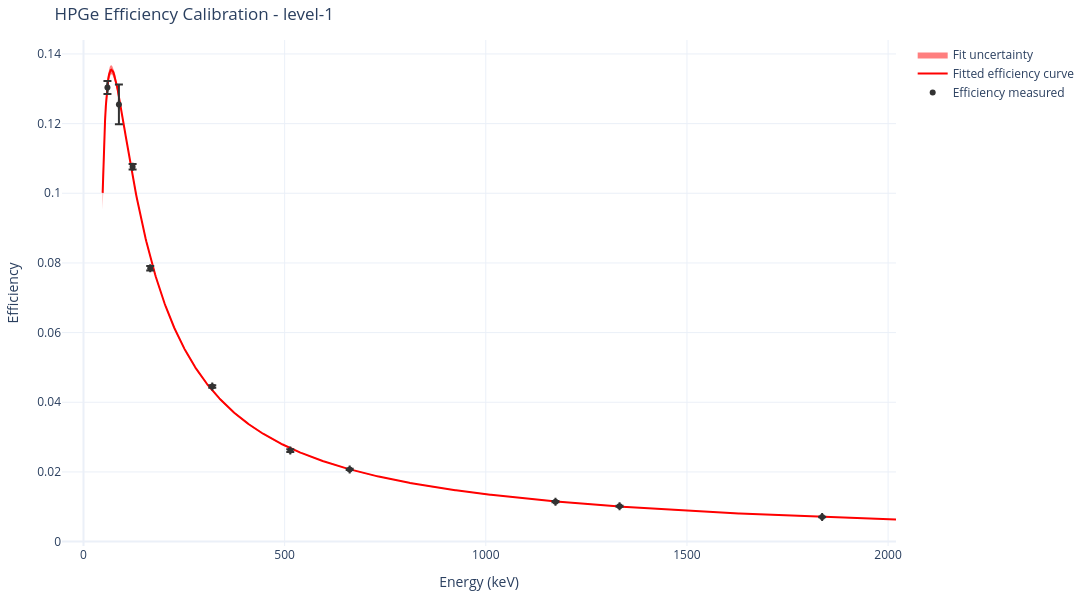
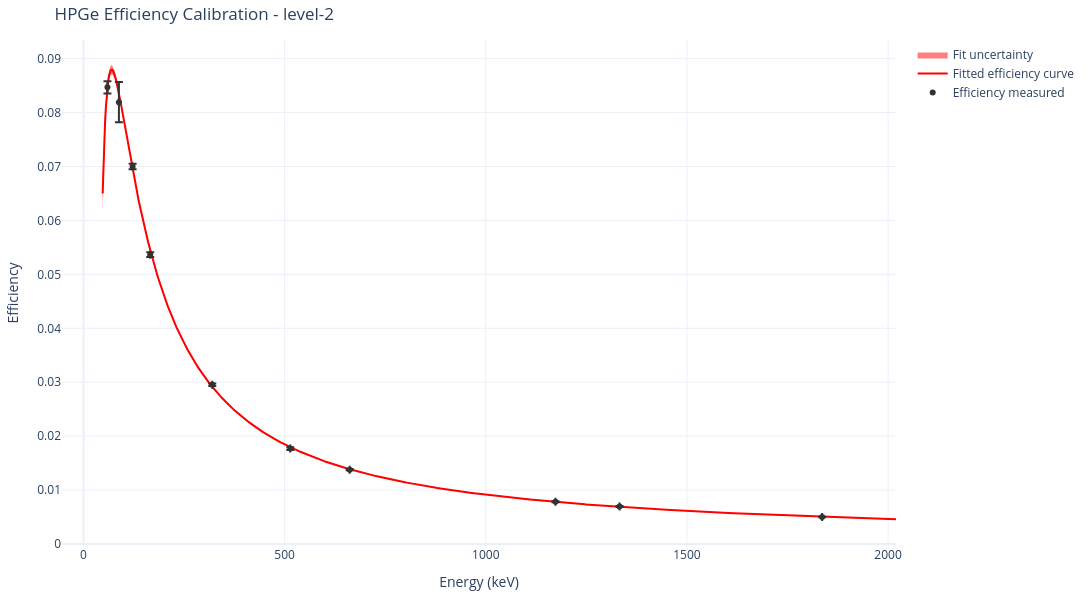
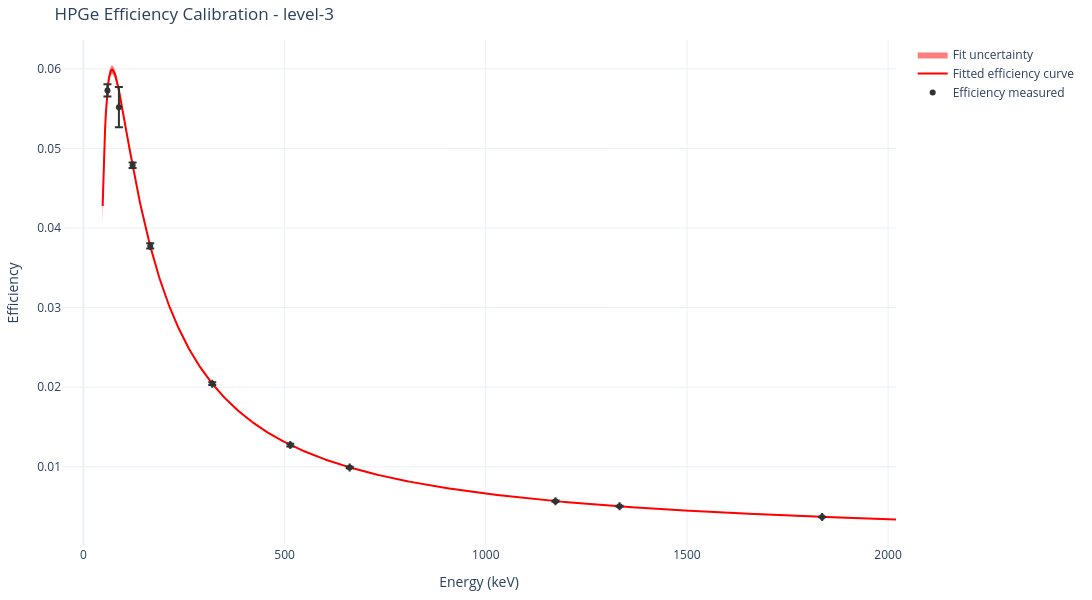
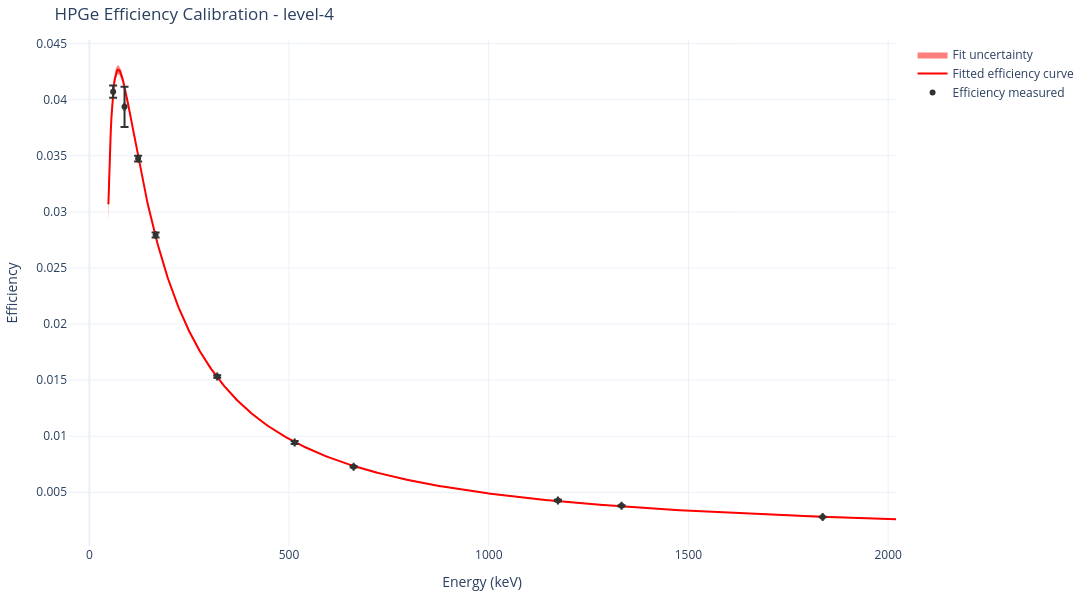

Source (notebook cell) for these figures, in order:
### Code cell
levels = np.linspace(1, 10, 10, dtype=int)

for level in levels:
    print(f'Processing calibration level: level-{level}')

    # and take roi_lower_keV and roi_upper_keV around each peak as list of tuples
    energy_ranges = list(zip(calib_source_data['roi_lower_keV'], calib_source_data['roi_upper_keV']))

    level_string = f'level-{level}'

    fitter = PeakFitter()
    res = fitter.process_file_multiple_peaks(
        filepath=f'../calibration-data/raw-data/calib-2026/default/{level_string}.txt',
        energy_ranges=energy_ranges,
        output_dir=f'../calibration-data/processed-data/calib-2026/default/{level_string}',
    )



    # since all the peaks are from the same spectra, we can extract time information from any fit result
    start_time = res[0].start_time
    real_time = res[0].real_time
    live_time = res[0].live_time

    # calculate reference activities at measurement start time
    data = calib_source_data.copy()

    # calculate peak activities by scaling reference activity with intensity
    ref_activities_Bq = unp.uarray(data.reference_activity_kBq, data.reference_activity_uncertainty_kBq) * 1e3  # Bq
    ref_peak_activities_Bq = ref_activities_Bq * unp.uarray(data.intensity, data.intensity_uncertainty) # Bq

    decay_time_s = start_time - data.reference_date
    # again, all peaks are from the same spectra
    decay_time_s = decay_time_s[0].total_seconds()

    half_lifes_s = unp.uarray(data.half_life_s, data.half_life_uncertainty_s)
    lambdas_s_inv = np.log(2) / half_lifes_s

    # reference peak activities at measurement start
    ref_peak_activities_at_measurement_start_Bq = ref_peak_activities_Bq * unp.exp(-lambdas_s_inv * decay_time_s)



    measured_peak_activities: list[ufloat] = []
    for peak_fit_result, decay_constant in zip(res, lambdas_s_inv):
        correction = (decay_constant * real_time) / (1 - unp.exp(-decay_constant * real_time)) # correction factor for decay during measurement (>1)
        mpa = (peak_fit_result.area / live_time) * correction
        # print(f'peak {peak_fit_result.centroid}, activity {mpa}, correction {correction}')
        measured_peak_activities.append(mpa)

    data['measured_peak_activity_Bq'] = measured_peak_activities
    data['efficiency'] = data.measured_peak_activity_Bq / ref_peak_activities_at_measurement_start_Bq

    # p320 = res[7] # peak at 320.0824 keV
    # p320_act = data.measured_peak_activity_Bq[7]
    # print(f'Peak at 320keV: centroid={p320.centroid}, area={p320.area}')
    # p303 = res[6] # peak at 303.37 keV
    # p303_act = data.measured_peak_activity_Bq[6]
    # print(f'Peak at 303keV: centroid={p303.centroid}, area={p303.area}')

    # # print area ratio
    # area_ratio = p320.area / p303.area
    # print(f'Area ratio 320keV / 303keV: {area_ratio}')
    # print(f'Activity ratio 320keV / 303keV: {p320_act / p303_act}')

    # fit efficiency model to data
    popt, pcov = curve_fit(
        efficiency_model,
        unp.nominal_values(data.peak_energy_keV),
        unp.nominal_values(data.efficiency),
        sigma=unp.std_devs(data.efficiency),
        absolute_sigma=True,
    )



    fig = go.Figure()

    # fitted curve data
    energy_fit = np.linspace(min(data.peak_energy_keV)*0.8, max(data.peak_energy_keV)*1.1, 1000)
    efficiency_fit = efficiency_model(energy_fit, *popt)
    errors_fit = get_error_vector(energy_fit, pcov)

    # add error band
    fig.add_trace(go.Scatter(
        x=np.concatenate([energy_fit, energy_fit[::-1]]),
        y=np.concatenate([efficiency_fit - errors_fit, (efficiency_fit + errors_fit)[::-1]]),
        fill='toself',
        fillcolor='rgba(255,0,0,0.5)',
        line=dict(color='rgba(255,255,255,0)'),
        hoverinfo="skip",
        showlegend=True,
        name='Fit uncertainty'
    ))
    # add fitted curve 
    fig.add_trace(go.Scatter(
        x=energy_fit,
        y=efficiency_fit,
        mode='lines',
        line=dict(color='rgba(255,0,0,1)'),
        name='Fitted efficiency curve'
    ))

    # add data
    fig.add_trace(go.Scatter(
        x=unp.nominal_values(data.peak_energy_keV),
        error_x=dict(
            type='data',
            array=unp.std_devs(data.peak_energy_keV),
            visible=True
        ),
        y=unp.nominal_values(data.efficiency),
        error_y=dict(
            type='data',
            array=unp.std_devs(data.efficiency),
            visible=True
        ),
        marker=dict(
            color='rgba(50,50,50,1)',
        ),
        mode='markers',
        name='Efficiency measured'
    ))

    fig.update_layout(
        title=f'HPGe Efficiency Calibration - {level_string}',
        xaxis_title='Energy (keV)',
        yaxis_title='Efficiency',
        template='plotly_white',
        margin=dict(l=40, r=40, t=40, b=40),
        height=600,
        width=1200,
        )
    print(f'efficiency at 140keV: {efficiency_model(140, *popt)}')

    fig.write_image(f'../calibration-data/processed-data/calib-2026/default/{level_string}/efficiency_calibration_plot.png')
    fig.show()

### Figure 1 — Plotly figure (JSON) as saved in the notebook; plotly's stock layout.template omitted (floating-point values rounded to 4 significant figures; data arrays with more than 128 entries replaced by an {"elided": "..."} marker saying what was removed)
{"data": [{"fill": "toself", "fillcolor": "rgba(255,0,0,0.5)", "hoverinfo": "skip", "line": {"color": "rgba(255,255,255,0)"}, "name": "Fit uncertainty", "showlegend": true, "type": "scatter", "x": {"elided": "2000 float values"}, "y": {"elided": "2000 float values"}}, {"line": {"color": "rgba(255,0,0,1)"}, "mode": "lines", "name": "Fitted efficiency curve", "type": "scatter", "x": {"elided": "1000 float values"}, "y": {"elided": "1000 float values"}}, {"error_x": {"array": [0.0, 0.0, 0.0, 0.0, 0.0, 0.0, 0.0, 0.0, 0.0, 0.0], "type": "data", "visible": true}, "error_y": {"array": [0.001848, 0.005718, 0.0007949, 0.000637, 0.0003504, 0.0003731, 0.0001782, 0.0001636, 0.0001449, 7.038e-05], "type": "data", "visible": true}, "marker": {"color": "rgba(50,50,50,1)"}, "mode": "markers", "name": "Efficiency measured", "type": "scatter", "x": [59.54, 88.03, 122.1, 165.9, 320.1, 514.0, 661.7, 1173.0, 1332.0, 1836.0], "y": [0.1304, 0.1255, 0.1076, 0.07848, 0.04452, 0.02612, 0.02073, 0.01146, 0.01011, 0.007073]}], "layout": {"height": 600, "margin": {"b": 40, "l": 40, "r": 40, "t": 40}, "title": {"text": "HPGe Efficiency Calibration - level-1"}, "width": 1200, "xaxis": {"title": {"text": "Energy (keV)"}}, "yaxis": {"title": {"text": "Efficiency"}}}}

### Figure 2 — Plotly figure (JSON) as saved in the notebook; plotly's stock layout.template omitted (floating-point values rounded to 4 significant figures; data arrays with more than 128 entries replaced by an {"elided": "..."} marker saying what was removed)
{"data": [{"fill": "toself", "fillcolor": "rgba(255,0,0,0.5)", "hoverinfo": "skip", "line": {"color": "rgba(255,255,255,0)"}, "name": "Fit uncertainty", "showlegend": true, "type": "scatter", "x": {"elided": "2000 float values"}, "y": {"elided": "2000 float values"}}, {"line": {"color": "rgba(255,0,0,1)"}, "mode": "lines", "name": "Fitted efficiency curve", "type": "scatter", "x": {"elided": "1000 float values"}, "y": {"elided": "1000 float values"}}, {"error_x": {"array": [0.0, 0.0, 0.0, 0.0, 0.0, 0.0, 0.0, 0.0, 0.0, 0.0], "type": "data", "visible": true}, "error_y": {"array": [0.001151, 0.003733, 0.0005213, 0.0004358, 0.0002395, 0.000258, 0.0001221, 0.0001133, 0.0001012, 5.083e-05], "type": "data", "visible": true}, "marker": {"color": "rgba(50,50,50,1)"}, "mode": "markers", "name": "Efficiency measured", "type": "scatter", "x": [59.54, 88.03, 122.1, 165.9, 320.1, 514.0, 661.7, 1173.0, 1332.0, 1836.0], "y": [0.08468, 0.08193, 0.06999, 0.05366, 0.02955, 0.0177, 0.01379, 0.007836, 0.006954, 0.00502]}], "layout": {"height": 600, "margin": {"b": 40, "l": 40, "r": 40, "t": 40}, "title": {"text": "HPGe Efficiency Calibration - level-2"}, "width": 1200, "xaxis": {"title": {"text": "Energy (keV)"}}, "yaxis": {"title": {"text": "Efficiency"}}}}

### Figure 3 — Plotly figure (JSON) as saved in the notebook; plotly's stock layout.template omitted (floating-point values rounded to 4 significant figures; data arrays with more than 128 entries replaced by an {"elided": "..."} marker saying what was removed)
{"data": [{"fill": "toself", "fillcolor": "rgba(255,0,0,0.5)", "hoverinfo": "skip", "line": {"color": "rgba(255,255,255,0)"}, "name": "Fit uncertainty", "showlegend": true, "type": "scatter", "x": {"elided": "2000 float values"}, "y": {"elided": "2000 float values"}}, {"line": {"color": "rgba(255,0,0,1)"}, "mode": "lines", "name": "Fitted efficiency curve", "type": "scatter", "x": {"elided": "1000 float values"}, "y": {"elided": "1000 float values"}}, {"error_x": {"array": [0.0, 0.0, 0.0, 0.0, 0.0, 0.0, 0.0, 0.0, 0.0, 0.0], "type": "data", "visible": true}, "error_y": {"array": [0.0007658, 0.00252, 0.0003603, 0.0003211, 0.0001624, 0.0001837, 9.032e-05, 8.349e-05, 7.299e-05, 3.727e-05], "type": "data", "visible": true}, "marker": {"color": "rgba(50,50,50,1)"}, "mode": "markers", "name": "Efficiency measured", "type": "scatter", "x": [59.54, 88.03, 122.1, 165.9, 320.1, 514.0, 661.7, 1173.0, 1332.0, 1836.0], "y": [0.05728, 0.05518, 0.04788, 0.03775, 0.02044, 0.01271, 0.009906, 0.005672, 0.005024, 0.003684]}], "layout": {"height": 600, "margin": {"b": 40, "l": 40, "r": 40, "t": 40}, "title": {"text": "HPGe Efficiency Calibration - level-3"}, "width": 1200, "xaxis": {"title": {"text": "Energy (keV)"}}, "yaxis": {"title": {"text": "Efficiency"}}}}

### Figure 4 — Plotly figure (JSON) as saved in the notebook; plotly's stock layout.template omitted (floating-point values rounded to 4 significant figures; data arrays with more than 128 entries replaced by an {"elided": "..."} marker saying what was removed)
{"data": [{"fill": "toself", "fillcolor": "rgba(255,0,0,0.5)", "hoverinfo": "skip", "line": {"color": "rgba(255,255,255,0)"}, "name": "Fit uncertainty", "showlegend": true, "type": "scatter", "x": {"elided": "2000 float values"}, "y": {"elided": "2000 float values"}}, {"line": {"color": "rgba(255,0,0,1)"}, "mode": "lines", "name": "Fitted efficiency curve", "type": "scatter", "x": {"elided": "1000 float values"}, "y": {"elided": "1000 float values"}}, {"error_x": {"array": [0.0, 0.0, 0.0, 0.0, 0.0, 0.0, 0.0, 0.0, 0.0, 0.0], "type": "data", "visible": true}, "error_y": {"array": [0.0005404, 0.001793, 0.0002567, 0.0002295, 0.000118, 0.000136, 6.247e-05, 6.087e-05, 5.41e-05, 2.762e-05], "type": "data", "visible": true}, "marker": {"color": "rgba(50,50,50,1)"}, "mode": "markers", "name": "Efficiency measured", "type": "scatter", "x": [59.54, 88.03, 122.1, 165.9, 320.1, 514.0, 661.7, 1173.0, 1332.0, 1836.0], "y": [0.04072, 0.03936, 0.03475, 0.02794, 0.01532, 0.009438, 0.007276, 0.004265, 0.003795, 0.0028]}], "layout": {"height": 600, "margin": {"b": 40, "l": 40, "r": 40, "t": 40}, "title": {"text": "HPGe Efficiency Calibration - level-4"}, "width": 1200, "xaxis": {"title": {"text": "Energy (keV)"}}, "yaxis": {"title": {"text": "Efficiency"}}}}
